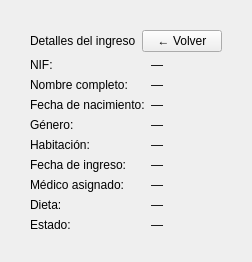
        <widget class="QWidget" name="page_detalles">
         <layout class="QVBoxLayout" name="detallesLayout">
          <property name="leftMargin">
           <number>30</number>
          </property>
          <property name="topMargin">
           <number>30</number>
          </property>
          <property name="rightMargin">
           <number>30</number>
          </property>
          <property name="bottomMargin">
           <number>30</number>
          </property>
          <item>
           <layout class="QHBoxLayout">
            <item>
             <widget class="QLabel" name="lbl_section_title">
              <property name="text">
               <string>Detalles del ingreso</string>
              </property>
             </widget>
            </item>
            <item>
             <spacer>
              <property name="orientation">
               <enum>Qt::Horizontal</enum>
              </property>
              <property name="sizeHint" stdset="0">
               <size>
                <width>0</width>
                <height>0</height>
               </size>
              </property>
             </spacer>
            </item>
            <item>
             <widget class="QPushButton" name="btn_cerrar_detalles_ingreso">
              <property name="text">
               <string>← Volver</string>
              </property>
             </widget>
            </item>
           </layout>
          </item>
          <item>
           <layout class="QFormLayout" name="formDetalles">
            <item row="0" column="0">
             <widget class="QLabel" name="label">
              <property name="text">
               <string>NIF:</string>
              </property>
             </widget>
            </item>
            <item row="0" column="1">
             <widget class="QLabel" name="lbl_det_nif">
              <property name="text">
               <string>—</string>
              </property>
             </widget>
            </item>
            <item row="1" column="0">
             <widget class="QLabel" name="label">
              <property name="text">
               <string>Nombre completo:</string>
              </property>
             </widget>
            </item>
            <item row="1" column="1">
             <widget class="QLabel" name="lbl_det_nombre">
              <property name="text">
               <string>—</string>
              </property>
             </widget>
            </item>
            <item row="2" column="0">
             <widget class="QLabel" name="label">
              <property name="text">
               <string>Fecha de nacimiento:</string>
              </property>
             </widget>
            </item>
            <item row="2" column="1">
             <widget class="QLabel" name="lbl_det_fnac">
              <property name="text">
               <string>—</string>
              </property>
             </widget>
            </item>
            <item row="3" column="0">
             <widget class="QLabel" name="label">
              <property name="text">
               <string>Género:</string>
              </property>
             </widget>
            </item>
            <item row="3" column="1">
             <widget class="QLabel" name="lbl_det_genero">
              <property name="text">
               <string>—</string>
              </property>
             </widget>
            </item>
            <item row="4" column="0">
             <widget class="QLabel" name="label">
              <property name="text">
               <string>Habitación:</string>
              </property>
             </widget>
            </item>
            <item row="4" column="1">
             <widget class="QLabel" name="lbl_det_habitacion">
              <property name="text">
               <string>—</string>
              </property>
             </widget>
            </item>
            <item row="5" column="0">
             <widget class="QLabel" name="label">
              <property name="text">
               <string>Fecha de ingreso:</string>
              </property>
             </widget>
            </item>
            <item row="5" column="1">
             <widget class="QLabel" name="lbl_det_fingreso">
              <property name="text">
               <string>—</string>
              </property>
             </widget>
            </item>
            <item row="6" column="0">
             <widget class="QLabel" name="label">
              <property name="text">
               <string>Médico asignado:</string>
              </property>
             </widget>
            </item>
            <item row="6" column="1">
             <widget class="QLabel" name="lbl_det_medico">
              <property name="text">
               <string>—</string>
              </property>
             </widget>
            </item>
            <item row="7" column="0">
             <widget class="QLabel" name="label">
              <property name="text">
               <string>Dieta:</string>
              </property>
             </widget>
            </item>
            <item row="7" column="1">
             <widget class="QLabel" name="lbl_det_dieta">
              <property name="text">
               <string>—</string>
              </property>
             </widget>
            </item>
            <item row="8" column="0">
             <widget class="QLabel" name="label">
              <property name="text">
               <string>Estado:</string>
              </property>
             </widget>
            </item>
            <item row="8" column="1">
             <widget class="QLabel" name="lbl_det_estado">
              <property name="text">
               <string>—</string>
              </property>
             </widget>
            </item>
           </layout>
          </item>
          <item>
           <spacer>
            <property name="orientation">
             <enum>Qt::Vertical</enum>
            </property>
            <property name="sizeHint" stdset="0">
             <size>
              <width>0</width>
              <height>0</height>
             </size>
            </property>
           </spacer>
          </item>
         </layout>
        </widget>
